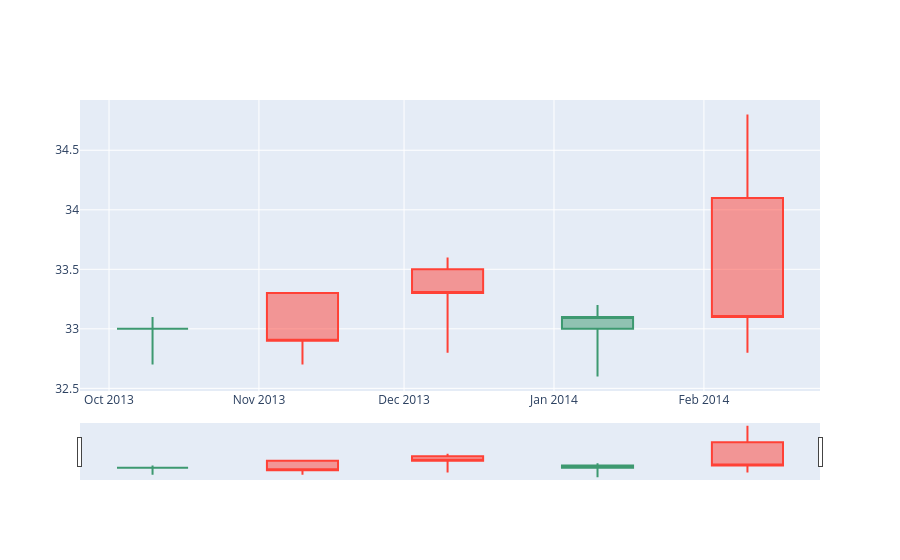

The notebook cell saved with this chart:
### Code cell
# Candle plot

# Importar la librería necesaria
import plotly.graph_objects as go
from datetime import datetime

# Datos de los precios de una acción
open_data = [33.0, 33.3, 33.5, 33.0, 34.1]
high_data = [33.1, 33.3, 33.6, 33.2, 34.8]
low_data = [32.7, 32.7, 32.8, 32.6, 32.8]
close_data = [33.0, 32.9, 33.3, 33.1, 33.1]

# Fechas correspondientes a los precios
dates = [datetime(year=2013, month=10, day=10),
         datetime(year=2013, month=11, day=10),
         datetime(year=2013, month=12, day=10),
         datetime(year=2014, month=1, day=10),
         datetime(year=2014, month=2, day=10)]

# Crear la figura del gráfico de velas (candlestick)
fig = go.Figure(data=[go.Candlestick(x=dates,
                       open=open_data, high=high_data,
                       low=low_data, close=close_data)])

# Mostrar el gráfico
fig.show()

### Figure 1 — Plotly figure (JSON) as saved in the notebook; plotly's stock layout.template omitted (floating-point values rounded to 4 significant figures)
{"data": [{"close": [33, 32.9, 33.3, 33.1, 33.1], "high": [33.1, 33.3, 33.6, 33.2, 34.8], "low": [32.7, 32.7, 32.8, 32.6, 32.8], "open": [33, 33.3, 33.5, 33, 34.1], "type": "candlestick", "x": ["2013-10-10T00:00:00", "2013-11-10T00:00:00", "2013-12-10T00:00:00", "2014-01-10T00:00:00", "2014-02-10T00:00:00"]}], "layout": {}}
